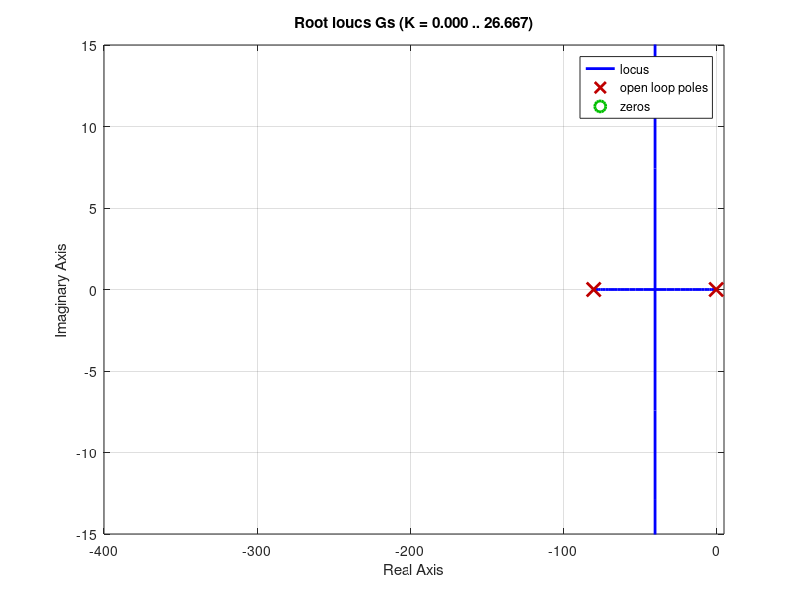

The MATLAB source for this figure: (Note: this script raises an error after producing the figure.)
clc
clear

%OLD Values
% K_ft_motor_tourque = 2.8;
% b_ft = 0.5;
% K_ft_electroforce = 3.0;
% %-----------------
% K_fb_motor_tourque = 4.4;
% b_bt = 0.8;
% K_fb_electroforce = 3.0;

s = tf('s');

%Friction
bt = 0.5;
%Mass of corner brackets
mc = 0.075;
%Electromotive force
Ket = 0.1;
%Motor Tourque
Kmt = 1.4;
%Inductance of motor
Lt = 3.85 * 10^(-4);
%Ohmic resistance of motor
Rt = 4.79;
%Moment of inertia divided by 3 to take gearing into account.
Jt = 0.0198/3;
%Distance from rotational axis to Center Of Mass of corner brackets
r = 0.291/2;
%Gravitational constant
g = 9.82;


%% Linearize 0degrees

%Working point.
xbar = 0;
%Convert to radians
th = xbar*pi/180;

% Defining A,B,C matrices
A = [0 1 0; 
    ((-2*mc*r*g*cos(th)/3)/Jt) -bt/Jt Kmt/Jt; 
    0 -Ket/Lt -Rt/Lt];
B = [0;0;1/Lt];

% Position, Velocity, Current
C = [1 0 0];

%Convert to Transferfunction
Gs =(12/255)*( C*( inv(s*eye(3)-A) )*B )*(180/pi);

%Root Locus open loop
 rlocus_pure = figure('Name','float_me'); % Allows I3 to float the window
  rlocus(Gs);
  axIm = findall(gcf,'String','Imaginary Axis (seconds^{-1})');
  axRe = findall(gcf,'String','Real Axis (seconds^{-1})');
  set(axIm,'String', 'Im$(s)$');
  set(axRe,'String','Re$(s)$');
  xlim([-400 5])
  ylim([-15 15])
  set(rlocus_pure,'Position',[10 10 600 300]) % Must closely match the final size needed
  Plot2LaTeX(rlocus_pure,'img/PI/rlocus_pure')

%Regulator
kp = 1;
Ti = 1/0.035;
Td = 0;
ki = kp*1/Ti;
I = 1/(s*Ti);
Hs = kp * (1 + I);

%Root Locus with Ti gain
 rlocus_int = figure('Name','float_me'); % Allows I3 to float the window
  rlocus(Hs*Gs);
  axIm = findall(gcf,'String','Imaginary Axis (seconds^{-1})');
  axRe = findall(gcf,'String','Real Axis (seconds^{-1})');
  set(axIm,'String', 'Im$(s)$');
  set(axRe,'String','Re$(s)$');
  xlim([-0.5 0])
  ylim([-5 5])
  set(rlocus_int,'Position',[10 10 600 300]) % Must closely match the final size needed
  Plot2LaTeX(rlocus_int,'img/PI/rlocus_int')

%Regulator
kp = 3.1;
Ti = 1/0.035;
Td = 0;
ki = kp*1/Ti;
I = 1/(s*Ti);
Hs = kp * (1 + I);
  
%Step response First
sys_cl_0 = (Gs * Hs) / ( 1 + Gs * Hs);
opt = stepDataOptions('StepAmplitude',3*90);
%step(sys_cl_0,opt)

 step_0_first = figure('Name','float_me'); % Allows I3 to float the window
  step(sys_cl_0,opt)
  xlim([0 4])
  line([0 100],[0.9*270 0.9*270], 'Color','black','LineStyle','--')
  line([1 1],[0 300], 'Color','black','LineStyle','--')
  yticks([0 (0.3*270) (0.6*270) (0.9*270) 270])
  yticklabels({'0','$30\%$', '$60\%$', '$90\%$', '$100\%$'})
  set(step_0_first,'Position',[10 10 600 300]) % Must closely match the final size needed
  Plot2LaTeX(step_0_first,'img/PI/step_0_first')
  
  
%Step response Second

%Regulator
kp = 1.6;
Ti = 1/0.2;
Td = 0;
ki = kp*1/Ti;
I = 1/(s*Ti);
Hs = kp * (1 + I);

sys_cl_1 = (Gs * Hs) / ( 1 + Gs * Hs);
opt = stepDataOptions('StepAmplitude',3*90);
%step(sys_cl_0,opt)

 step_0_second = figure('Name','float_me'); % Allows I3 to float the window
  step(sys_cl_1,opt)
  xlim([0 4])
  line([0 100],[0.9*270 0.9*270], 'Color','black','LineStyle','--')
  line([1 1],[0 300], 'Color','black','LineStyle','--')
  yticks([0 (0.3*270) (0.6*270) (0.9*270) 270])
  yticklabels({'0','$30\%$', '$60\%$', '$90\%$', '$100\%$'})
  set(step_0_second,'Position',[10 10 600 300]) % Must closely match the final size needed
  Plot2LaTeX(step_0_second,'img/PI/step_0_second')

%% Linearize 90degrees

%Working point.
xbar = 90;
%Convert to radians
th = xbar*pi/180;

% Defining A,B,C matrices
A = [0 1 0; 
    ((-2*mc*r*g*cos(th)/3)/Jt) -bt/Jt Kmt/Jt; 
    0 -Ket/Lt -Rt/Lt];
B = [0;(-sin(th)*th + cos(th));1/Lt];
% Position, Velocity, Current
C = [1 0 0];

%Convert to Transferfunction
Gs =(12/255)*( C*( inv(s*eye(3)-A) )*B )*(180/pi);


%Step response Second

%Regulator
kp = 1.39;
Ti = 1/0.06;
Td = 0;
ki = kp*1/Ti;
I = 1/(s*Ti);
Hs = kp * (1 + I);

sys_cl_2 = (Gs * Hs) / ( 1 + Gs * Hs);
opt = stepDataOptions('StepAmplitude',3*90);
%step(sys_cl_0,opt)

 step_0_second_90 = figure('Name','float_me'); % Allows I3 to float the window
  step(sys_cl_2,opt)
  line([0 10],[0.9*270 0.9*270], 'Color','black','LineStyle','--')
  line([1 1],[0 300], 'Color','black','LineStyle','--')
  yticks([0 (0.3*270) (0.6*270) (0.9*270) 270])
  yticklabels({'0','$30\%$', '$60\%$', '$90\%$', '$100\%$'})
  set(step_0_second_90,'Position',[10 10 600 300]) % Must closely match the final size needed
  Plot2LaTeX(step_0_second_90,'img/PI/step_0_second_90')
  
  %% Linearize 180degrees

%Working point.
xbar = 180;
%Convert to radians
th = xbar*pi/180;

% Defining A,B,C matrices
A = [0 1 0; 
    ((-2*mc*r*g*cos(th)/3)/Jt) -bt/Jt Kmt/Jt; 
    0 -Ket/Lt -Rt/Lt];
B = [0;(-sin(th)*th + cos(th));1/Lt];
% Position, Velocity, Current
C = [1 0 0];

%Convert to Transferfunction
Gs =(12/255)*( C*( inv(s*eye(3)-A) )*B )*(180/pi);

%Step response Second

%Regulator
kp = 1.3;
Ti = 1/0.2;
Td = 0;
ki = kp*1/Ti;
I = 1/(s*Ti);
Hs = kp * (1 + I);

sys_cl_3 = (Gs * Hs) / ( 1 + Gs * Hs);
opt = stepDataOptions('StepAmplitude',3*90);
%step(sys_cl_0,opt)

 step_0_second_180 = figure('Name','float_me'); % Allows I3 to float the window
  step(sys_cl_3,opt)
  xlim([0 10])
  line([0 10],[0.9*270 0.9*270], 'Color','black','LineStyle','--')
  line([1 1],[0 360], 'Color','black','LineStyle','--')
  yticks([0 (0.3*270) (0.6*270) (0.9*270) 270])
  yticklabels({'0','$30\%$', '$60\%$', '$90\%$', '$100\%$'})
  set(step_0_second_180,'Position',[10 10 600 300]) % Must closely match the final size needed
  Plot2LaTeX(step_0_second_180,'img/PI/step_0_second_180')
  
  %% Comparison
  
 comp = figure('Name','float_me'); % Allows I3 to float the window
  step(sys_cl_1,opt)
  hold on
  step(sys_cl_2,opt)
  hold on
  step(sys_cl_3,opt)
  hold off
  h = line([0 20],[0.9*270 0.9*270], 'Color','black','LineStyle','--')
  b = line([1 1],[0 400], 'Color','black','LineStyle','--')
  c = line([0 20],[270 270], 'Color','black','LineStyle','--')
  yticks([0 (0.3*270) (0.6*270) (0.9*270) 270])
  yticklabels({'0','$30\%$', '$60\%$', '$90\%$', '$100\%$'})
  set(get(get(h,'Annotation'),'LegendInformation'),'IconDisplayStyle','off')
  legend('$0^o$','$90^o$','$180^o$','Location','east')
  xlim([0 20])
  ylim([0 320])
  set(comp,'Position',[10 10 600 300]) % Must closely match the final size needed
  Plot2LaTeX(comp,'img/PI/comp')
  
  
  
  
%% BOTTOM frame PI tuning, with topframe at 0 degrees.
  
clc
clear

s = tf('s');

%Working point top frame.
xbar = 0;
%Convert to radians
th = xbar*pi/180;

%Friction
bb = 0.5;
%Electro force
Keb = 3.5;
%Motor Tourque
Kmb = 1.57;
%Inductance of motor
Lb = 3.85 * 10^(-4);
%Ohmic resistance of motor
Rb = 4.79;
%Moment of inertia divided by 3 to take gearing into account.
Jb = ( 0.0705 + 0.0103*sin(th)*sin(th) ) / 3;
%Gravitational constant
g = 9.82;

% Defining A,B,C matrices
A = [0 1 0; 
    0 -bb/Jb Kmb/Jb; 
    0 -Keb/Lb -Rb/Lb];
B = [0;0;1/Lb];

% Position, Velocity, Current
C = [1 0 0];

%Convert to Transferfunction
Gs =(12/255)*( C*( inv(s*eye(3)-A) )*B )*(180/pi);

%Regulator
kp = 1;
Ti = 1/0.035;
Td = 0;
ki = kp*1/Ti;
I = 1/(s*Ti);
Hs = kp * (1 + I);

%Root Locus open loop
 rlocus_pure_bot = figure('Name','float_me'); % Allows I3 to float the window
  rlocus(Gs);
  axIm = findall(gcf,'String','Imaginary Axis (seconds^{-1})');
  axRe = findall(gcf,'String','Real Axis (seconds^{-1})');
  set(axIm,'String', 'Im$(s)$');
  set(axRe,'String','Re$(s)$');
  xlim([-120 10])
  ylim([-10 10])
  set(rlocus_pure_bot,'Position',[10 10 600 300]) % Must closely match the final size needed
  Plot2LaTeX(rlocus_pure_bot,'img/PI/rlocus_pure_bot')


%Root Locus with Ti gain
 rlocus_int_bot = figure('Name','float_me'); % Allows I3 to float the window
  rlocus(Hs*Gs);
  axIm = findall(gcf,'String','Imaginary Axis (seconds^{-1})');
  axRe = findall(gcf,'String','Real Axis (seconds^{-1})');
  set(axIm,'String', 'Im$(s)$');
  set(axRe,'String','Re$(s)$');
  xlim([-200 50])
  ylim([-150 150])
  set(rlocus_int_bot,'Position',[10 10 600 300]) % Must closely match the final size needed
  Plot2LaTeX(rlocus_int_bot,'img/PI/rlocus_int_bot')

%Regulator
kp = 9;
Ti = 1/0.035;
Td = 0;
ki = kp*1/Ti;
I = 1/(s*Ti);
Hs = kp * (1 + I);
  
%Step response First
sys_cl_0 = (Gs * Hs) / ( 1 + Gs * Hs);
opt = stepDataOptions('StepAmplitude',3*90);
%step(sys_cl_0,opt)

 step_0_first_bot = figure('Name','float_me'); % Allows I3 to float the window
  step(sys_cl_0,opt)
  line([0 10],[0.9*270 0.9*270], 'Color','black','LineStyle','--')
  line([1 1],[0 300], 'Color','black','LineStyle','--')
  yticks([0 (0.3*270) (0.6*270) (0.9*270) 270])
  yticklabels({'0','$30\%$', '$60\%$', '$90\%$', '$100\%$'})
  set(step_0_first_bot,'Position',[10 10 600 300]) % Must closely match the final size needed
  Plot2LaTeX(step_0_first_bot,'img/PI/step_0_first_bot')
  

%Step response Second

%Regulator
kp = 3.7;
Ti = 1/0.035;
Td = 0;
ki = kp*1/Ti;
I = 1/(s*Ti);
Hs = kp * (1 + I);

sys_cl_1 = (Gs * Hs) / ( 1 + Gs * Hs);
opt = stepDataOptions('StepAmplitude',3*90);
%step(sys_cl_0,opt)

 step_0_second_bot = figure('Name','float_me'); % Allows I3 to float the window
  step(sys_cl_1,opt)
  line([0 10],[0.9*270 0.9*270], 'Color','black','LineStyle','--')
  line([1 1],[0 300], 'Color','black','LineStyle','--')
  yticks([0 (0.3*270) (0.6*270) (0.9*270) 270])
  yticklabels({'0','$30\%$', '$60\%$', '$90\%$', '$100\%$'})
  set(step_0_second_bot,'Position',[10 10 600 300]) % Must closely match the final size needed
  Plot2LaTeX(step_0_second_bot,'img/PI/step_0_second_bot')

  %% BOTTOM frame PI tuning, with topframe at 90 degrees.
  
s = tf('s');

%Working point top frame.
xbar = 90;
%Convert to radians
th = xbar*pi/180;

%Friction
bb = 0.5;
%Electro force
Keb = 3.5;
%Motor Tourque
Kmb = 1.57;
%Inductance of motor
Lb = 3.85 * 10^(-4);
%Ohmic resistance of motor
Rb = 4.79;
%Moment of inertia divided by 3 to take gearing into account.
Jb = ( 0.0705 + 0.0103*sin(th)*sin(th) ) / 3;
%Gravitational constant
g = 9.82;


% Defining A,B,C matrices
A = [0 1 0; 
    0 -bb/Jb Kmb/Jb; 
    0 -Keb/Lb -Rb/Lb];
B = [0;0;1/Lb];

% Position, Velocity, Current
C = [1 0 0];

%Convert to Transferfunction
Gs =(12/255)*( C*( inv(s*eye(3)-A) )*B )*(180/pi);

%Regulator
kp = 1;
Ti = 1/0.035;
Td = 0;
ki = kp*1/Ti;
I = 1/(s*Ti);
Hs = kp * (1 + I);

%Root Locus open loop
 rlocus_pure_bot_90 = figure('Name','float_me'); % Allows I3 to float the window
  rlocus(Gs);
  axIm = findall(gcf,'String','Imaginary Axis (seconds^{-1})');
  axRe = findall(gcf,'String','Real Axis (seconds^{-1})');
  set(axIm,'String', 'Im$(s)$');
  set(axRe,'String','Re$(s)$');
  xlim([-200 50])
  ylim([-150 150])
  set(rlocus_pure_bot_90,'Position',[10 10 600 300]) % Must closely match the final size needed
  Plot2LaTeX(rlocus_pure_bot_90,'img/PI/rlocus_pure_bot_90')


%Root Locus with Ti gain
 rlocus_int_bot_90 = figure('Name','float_me'); % Allows I3 to float the window
  rlocus(Hs*Gs);
  axIm = findall(gcf,'String','Imaginary Axis (seconds^{-1})');
  axRe = findall(gcf,'String','Real Axis (seconds^{-1})');
  set(axIm,'String', 'Im$(s)$');
  set(axRe,'String','Re$(s)$');
  xlim([-0.5 0])
  ylim([-0.05 0.05])
  set(rlocus_int_bot_90,'Position',[10 10 600 300]) % Must closely match the final size needed
  Plot2LaTeX(rlocus_int_bot_90,'img/PI/rlocus_int_bot_90')

%Regulator
kp = 9;
Ti = 1/0.035;
Td = 0;
ki = kp*1/Ti;
I = 1/(s*Ti);
Hs = kp * (1 + I);
  
%Step response First
sys_cl_3 = (Gs * Hs) / ( 1 + Gs * Hs);
opt = stepDataOptions('StepAmplitude',3*90);
%step(sys_cl_0,opt)

 step_0_first_bot_90 = figure('Name','float_me'); % Allows I3 to float the window
  step(sys_cl_3,opt)
  line([0 10],[0.9*270 0.9*270], 'Color','black','LineStyle','--')
  line([1 1],[0 300], 'Color','black','LineStyle','--')
  yticks([0 (0.3*270) (0.6*270) (0.9*270) 270])
  yticklabels({'0','$30\%$', '$60\%$', '$90\%$', '$100\%$'})
  set(step_0_first_bot_90,'Position',[10 10 600 300]) % Must closely match the final size needed
  Plot2LaTeX(step_0_first_bot_90,'img/PI/step_0_first_bot_90')
  

%Step response Second

%Regulator
kp = 3.7;
Ti = 1/0.035;
Td = 0;
ki = kp*1/Ti;
I = 1/(s*Ti);
Hs = kp * (1 + I);

sys_cl_4 = (Gs * Hs) / ( 1 + Gs * Hs);
opt = stepDataOptions('StepAmplitude',3*90);

 step_0_second_bot_90 = figure('Name','float_me'); % Allows I3 to float the window
 step(sys_cl_4,opt)
  line([0 10],[0.9*270 0.9*270], 'Color','black','LineStyle','--')
  line([1 1],[0 300], 'Color','black','LineStyle','--')
  yticks([0 (0.3*270) (0.6*270) (0.9*270) 270])
  yticklabels({'0','$30\%$', '$60\%$', '$90\%$', '$100\%$'})
  set(step_0_second_bot_90,'Position',[10 10 600 300]) % Must closely match the final size needed
  Plot2LaTeX(step_0_second_bot_90,'img/PI/step_0_second_bot_90')

    %% Comparison bottom
  
 comp = figure('Name','float_me'); % Allows I3 to float the window
  step(sys_cl_1,opt)
  hold on
  step(sys_cl_4,opt)
  hold off
  h = line([0 20],[0.9*270 0.9*270], 'Color','black','LineStyle','--')
  b = line([1 1],[0 450], 'Color','black','LineStyle','--')
  c = line([0 20],[270 270], 'Color','black','LineStyle','--')
  yticks([0 (0.3*270) (0.6*270) (0.9*270) 270])
  yticklabels({'0','$30\%$', '$60\%$', '$90\%$', '$100\%$'})
  set(get(get(h,'Annotation'),'LegendInformation'),'IconDisplayStyle','off')
  legend('$0^o$','$90^o$','Location','east')
  xlim([0 3])
  ylim([0 320])
  set(comp,'Position',[10 10 600 300]) % Must closely match the final size needed
  Plot2LaTeX(comp,'img/PI/comp_bot')
  
  